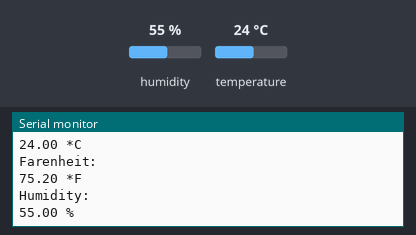
This sketch was run on a simulated ESP8266 (NodeMCU). Shown: the last lines printed to the serial monitor. Inputs (shaded band) come from the test bench; at power-on: humidity 55 %, temperature 24 °C. WiFi joins after 1.5 s; servers stay silent unless stated.

Above: at 2.7 s.
2.8 s: humidity set to 22 %
At 5.7 s:
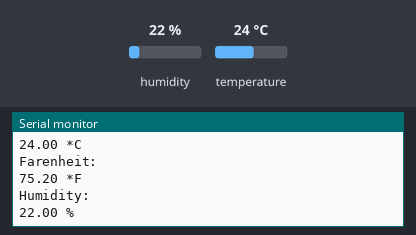
6.1 s: temperature set to 12 °C
At 8.5 s:
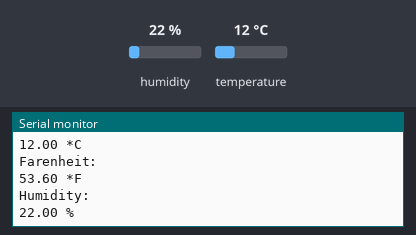
9.4 s: humidity set to 40 %
At 12.9 s:
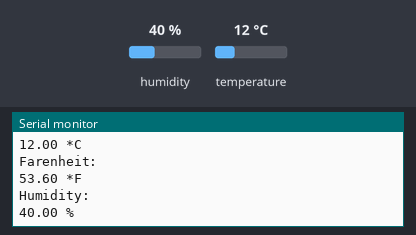
Timing chart, 0 to 14.4 s (numbered marks = the images above; inputs shaded):
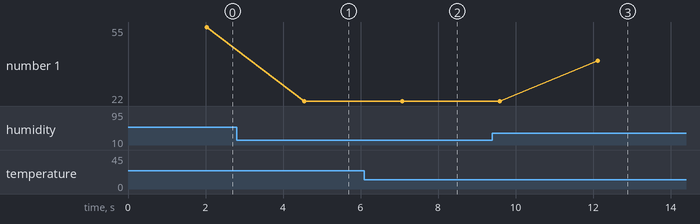

Measured:
- after the input at 2.8 s, the serial monitor: prints a new line after 1.8 s (image 1)
- after the input at 6.1 s, the serial monitor: prints a new line after 0.98 s (image 2)
- after the input at 9.4 s, the serial monitor: prints a new line after 2.7 s (image 3)
- plotted number 1: 55 → 22 after the input at 2.8 s, 22 → 40 after the input at 9.4 s

The sketch:

TempReading.ino
```cpp
#include "DHT.h"
#include <ESP8266WiFi.h>
#include <WiFiClient.h>
#include <ESP8266WebServer.h>


/* Set these to your desired credentials. */
const char *ssid = "MYHOMEAUTOMATION";
const char *password = "123456789";

#define DHTPIN 14    // what pin we're connected to
#define DHTTYPE DHT11   // DHT 11  (AM2302)
DHT dht(DHTPIN, DHTTYPE);

float c,f,h;
String dhtData;
boolean sensorError = false;

ESP8266WebServer server(80);

void handleRoot() {
  // Sending sample message if you try to open configured IP Address
  server.send(200, "text/html", "<h1>You are connected</h1>");
}

void setup() {
  Serial.begin(9600);
  //Trying to connect to the WiFi
  WiFi.begin(ssid, password);
  while (WiFi.status() != WL_CONNECTED) {
    delay(500);
    Serial.print("*");
  }

  WiFi.mode(WIFI_STA);
  IPAddress ip(192, 168, 0, 200);
  IPAddress gateway(192, 168, 0, 1);
  IPAddress subnet(255, 255, 255, 0);
  WiFi.config(ip, gateway, subnet);
  Serial.println(WiFi.localIP());
  server.on("/", handleRoot);
  server.on("/dht", sendDhtData);
  server.begin();
  Serial.println("HTTP server started");
  Serial.println("DHT11 Sensor");
  dht.begin();
}

void sendDhtData() {
  server.send(200, "text/plain", dhtData);
}

void loop() {
  server.handleClient();
  c = dht.readTemperature();
  f = dht.readTemperature(true);
  h = dht.readHumidity();
  delay(500);
  // check if returns are valid, if they are NaN (not a number) then something went wrong!
  if (isnan(c) || isnan(h) || isnan(f)) {
    Serial.print("Sensor Not Connected");
    sensorError=true;
  } else {
    Serial.println("Celcius: ");
    Serial.print(c);
    Serial.println(" *C");
    Serial.println("Farenheit: ");
    Serial.print(f);
    Serial.println(" *F");
    Serial.println("Humidity: ");
    Serial.print(h);
    Serial.println(" %");
  }
  // If there is any issue in sensor connections, it will send 000 as String.
  if(sensorError) {
    dhtData = "sensorError";
  }
  else {
    dhtData = String(c) + ' ' + String(f) + ' ' + String(h);
  }
  delay(2000);
}
```
